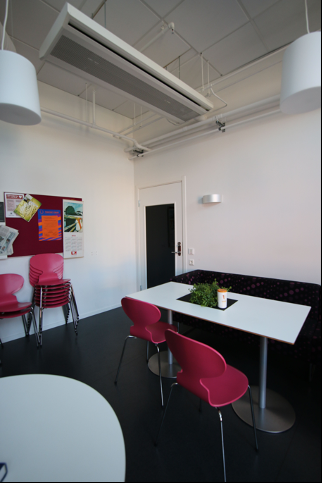
%> input picture hw3/HW3_material/left.png, 322 x 483 px
$ octave problem2.m   (GNU Octave 9; MATLAB toolbox functions it lacks are replaced by stand-ins)
%> lines starting %> are read from the running program, lines starting %| are printed output that depends on the picture
clear all
close all
clc

%% Student Information
% Name: Armin Bazarjani
% Student ID: 4430621961
% Email: bazarjan@usc.edu
% Submission Date: 3-11-21


%% Description
% This is a file for problem 2 of homework 2.
% In this problem, we are tasked stitching three different images together
% to construct a panoramic photo


%% Define the paths
% Paths to all the .png files for the three images to stitch together
left_path = "/Users/arminbazarjani/Desktop/CurrentClasses/ee569/homework3/HW3_material/left.png";
right_path = "/Users/arminbazarjani/Desktop/CurrentClasses/ee569/homework3/HW3_material/right_updated.png";
middle_path = "/Users/arminbazarjani/Desktop/CurrentClasses/ee569/homework3/HW3_material/middle.png";


%% (0) Read in the images
% Read in the images using the pre-defined paths
left = imread(left_path);
%> left is the input picture: size 483x322x3 uint8; mean R, G, B 116.4, 112.7, 114.1
middle = imread(middle_path);
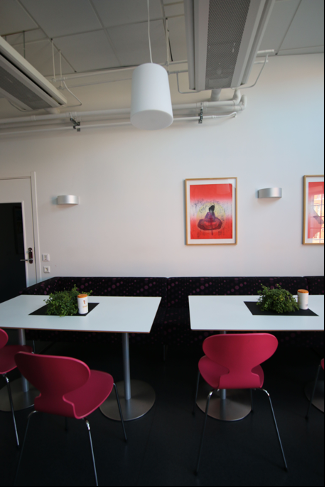
%> input picture hw3/HW3_material/middle.png, 325 x 487 px
%> middle is the input picture: size 487x325x3 uint8; mean R, G, B 107.2, 101.3, 101.2
right = imread(right_path);
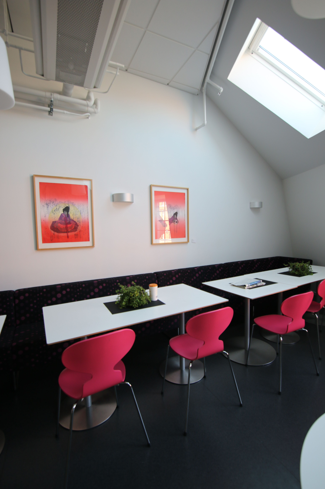
%> input picture hw3/HW3_material/right_updated.png, 325 x 489 px
%> right is the input picture: size 489x325x3 uint8; mean R, G, B 118.5, 112.1, 113.5

left_gray = im2gray(left);
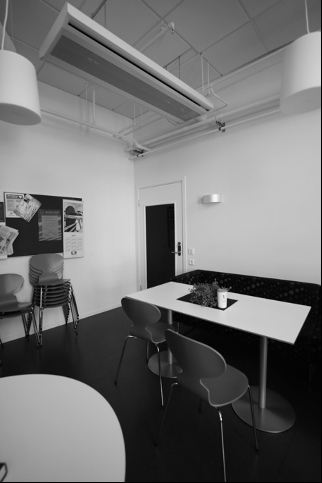
%> left_gray: size 483x322 uint8; min 0, max 246, mean 113.9
middle_gray = im2gray(middle);
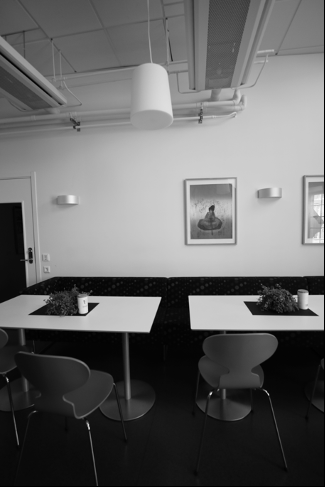
%> middle_gray: size 487x325 uint8; min 0, max 251, mean 103
right_gray = im2gray(right);
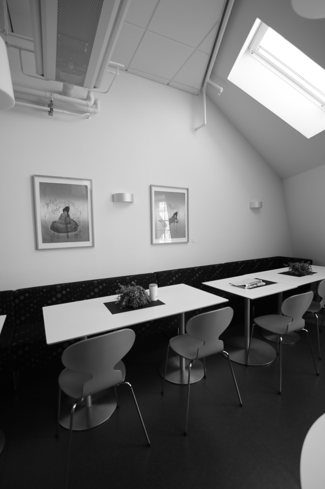
%> right_gray: size 489x325 uint8; min 0, max 255, mean 114.2


%% (1.1) Find matching point pairs using SIFT
% find the SURF points of each
%> (the run ends here)
